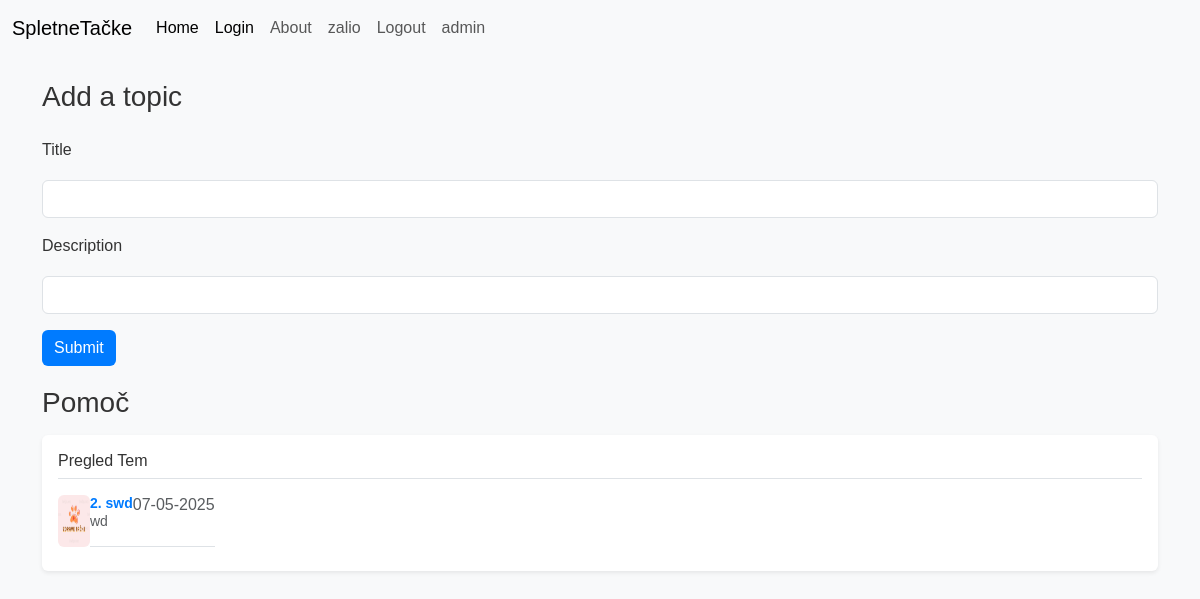
Page /home (signed in) on the committed database.
### Forums/main.py (models this page shows)
class Topic(db.Model):
    id: Mapped[int] = mapped_column(primary_key=True)
    title: Mapped[str] = mapped_column(unique=True)
    description: Mapped[str]
    author: Mapped[str]
    time: Mapped[str] = mapped_column(default="")

### Forums/main.py (the view, shortened to what this page needs)
@app.route("/home",methods=["GET", "POST"])
def home():
    if "username" not in session:
        session['username'] = 'anonymous'
    topics = db.session.execute(db.select(Topic)).scalars()
    if "username" in session:
        return render_template("home.html", topics=topics, username=session['username'])
    else:
        return render_template("home.html", topics=topics, username='anonymous')

### Forums/templates/home.html (shortened to what this page needs)
<!doctype html>
<html lang="en">
  <head>
    <link href="https://cdn.jsdelivr.net/npm/bootstrap@5.3.3/dist/css/bootstrap.min.css" rel="stylesheet">
    <link rel="stylesheet" href="{{ url_for('static', filename='style.css') }}">
  </head>
  <body>
    <nav class="navbar navbar-expand-lg bg-body-tertiary">
      <div class="container-fluid">
        <a class="navbar-brand" href="/">SpletneTačke</a>
        <div class="collapse navbar-collapse" id="navbarNavDropdown">
          <ul class="navbar-nav">
            <li class="nav-item">
              <a class="nav-link active" aria-current="page" href="/home">Home</a>
            </li>
            <li class="nav-item">
              <a class="nav-link active" aria-current="page" href="/login">Login</a>
            </li>
            <li class="nav-item">
              <a class="nav-link" href="/about">About</a>
            </li>
            <li class="nav-item">
              <a class="nav-link" href="/profile">{{username}}</a>
            </li>
            <li class="nav-item">
              <a class="nav-link" href="/logout">Logout</a>
            </li>
            <li class="nav-item">
              <a class="nav-link" href="/admin">admin</a>
            </li>
          </ul>
        </div>
      </div>
    </nav>
      <div class="container">
        <h1 class="fs-3 text my-4">Add a topic</h1>
        <form accept="/" method="post">
            <div class="mb-3">
                <label for="title" class="form-label">Title</label>
                <input type="text" name="title" class="form-control" id="title" aria-describedby="emailHelp" required>
              </div>
              <div class="mb-3">
                <label for="description" class="form-label">Description</label>
                <input type="text" name="description" class="form-control" id="exampleInputPassword1" required>
              </div>
              <button type="submit" class="btn btn-primary">Submit</button>
        </form>
        <h1 class="fs-3 text">Pomoč</h1>
        <div class="my-3 p-3 bg-body rounded shadow-sm">
          <h6 class="border-bottom pb-2 mb-0">Pregled Tem<h6>
          {% for item in topics %}
          <div class="d-flex text-muted pt-3">
            <img class="img-fluid rounded" loading="lazy" src="{{ url_for('static', filename='img/logo.jpeg') }}" alt="logo" width="32" height="32">
            <p class="pb-3 mb-0 small lh-sm border-bottom">
              <strong class="d-block text-gray-dark"><a href="/topic/{{item.id}}">{{item.id}}. {{item.title}}</a></strong>
              {{item.description}}
            <div class="border-bottom fs-7 text-end">{{item.time}}</div>
            </p>
          </div>
        {% endfor %}
      </div>
      </div>
  </body>
</html>

### Forums/static/style.css (style rules this page uses)
body { font-family: 'Arial', sans-serif; background-color: #f8f9fa; margin: 0; padding: 0; color: #333; }
.container { margin-top: 20px; }
.btn-primary { background-color: #007bff; border: none; }
form { margin: 20px 0; }
input, textarea { width: 100%; padding: 10px; margin: 10px 0; border: 1px solid #ccc; border-radius: 5px; }
img { max-width: 100%; height: auto; border-radius: 5px; }
a { color: #007bff; text-decoration: none; }

### rows in the picture
Topic: author "zalio", id "2", title "swd", description "wd", time "07-05-2025"
